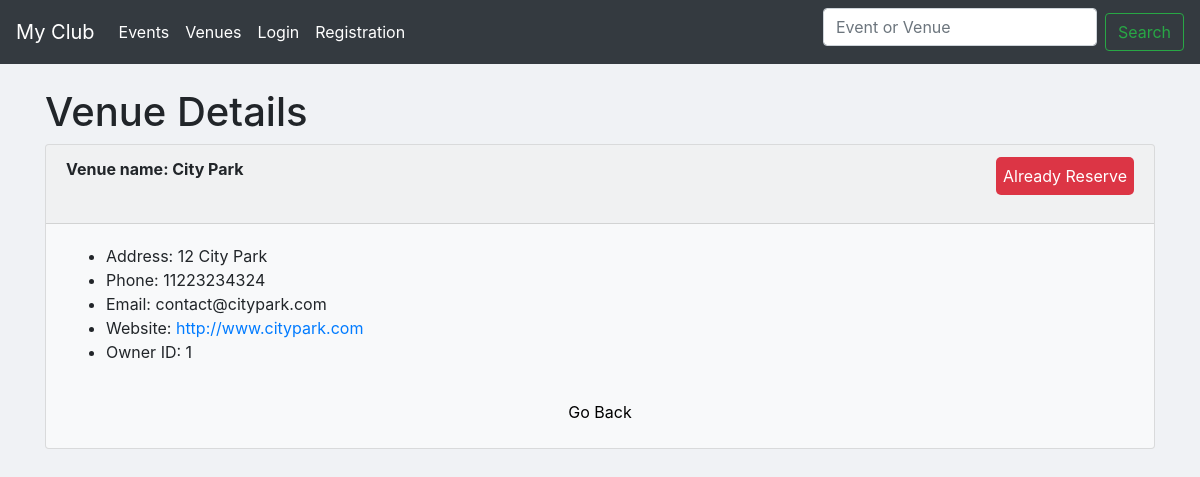
The app's page /show-venue/venuid?9/, older data.
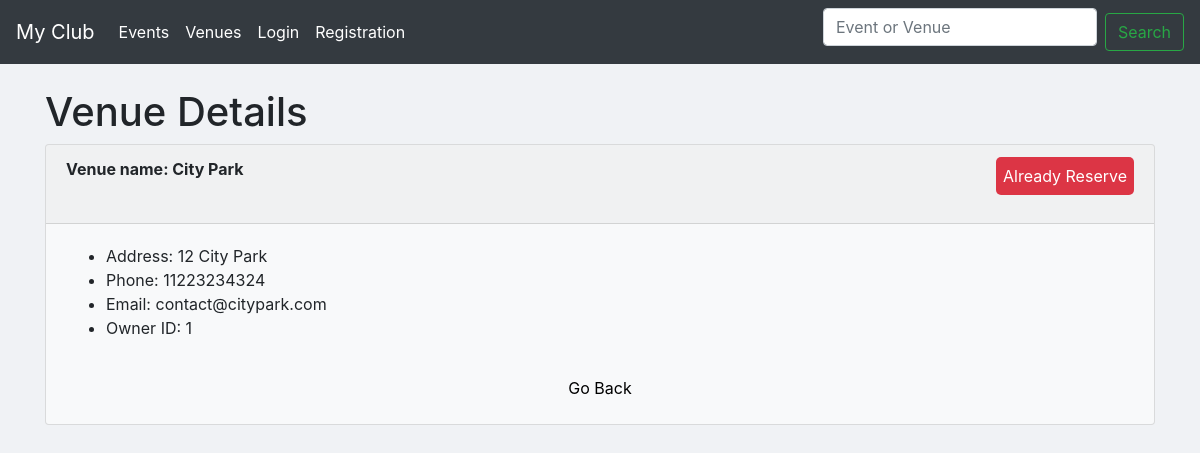
The same page, newer data.
### events/models.py (models this page shows, shortened)
class Venue(models.Model):
	name = models.CharField(verbose_name='Venue name', max_length=120)
	address = models.CharField(max_length=300)
	zip_code = models.CharField('Zip Code',max_length=10,blank=True)
	phone = models.CharField('Contact phone',max_length=15,blank=True)
	web = models.URLField('Website address', blank=True)
	email = models.EmailField('Email address',blank=True)
	owner = models.PositiveIntegerField(verbose_name='Venue Owner', blank=False, default=1)
	book = models.BooleanField(default=False, blank=True)

### events/views.py (the view)
# urls.py: path('show-venue/venuid?<venue_id>/', views.show_venue, name='show-venue'),
def show_venue(request, venue_id):
	try:
		venue = Venue.objects.get(pk=venue_id)
	except VenuesModel.DoesNotExist:
            return HttpResponse('Exception: Data Not Found')
	return render(request, 'events/show_venue.html', {'venue':venue})

### events/templates/events/show_venue.html
{% extends 'events/base.html' %}
    {% block content %}
      <h1>Venue Details</h1>
          <div class="card bg-light mb-3">
            <div class="card-header"><b>Venue name: {{venue.name | title}}</b>
              {% if venue.book == 1 %}
              <p class="float-right disabled" style="color:white;padding: 7px;background-color: #dc3545; border-radius: 5px;">Already Reserve</p>
              {% else %}
              <a class="btn btn-primary float-right text-light" >Reserve Now</a>
              {% endif %}
            </div>
              <div class="card-body">
                <ul>
                  {% if venue.address %}
                  <li>Address: {{venue.address}}</li>
                  {% endif %}
                  {% if venue.phone %}
                  <li>Phone: {{venue.phone}}</li>
                  {% endif %}
                  {% if venue.email %}
                  <li>Email: {{venue.email}}</li>
                  {% endif %}
                  {% if venue.web %}
                  <li>Website: <a href="{{venue.web}}" target="_blank">{{venue.web}}</a></li>
                  {% endif %}
                  {% if venue.owner %}
                  <li>Owner ID: {{venue.owner}}</li>
                  {% endif %}
                </ul>
              </div>
              <div class="text-center">
                <a id="back" style="padding:8px;text-decoration: none;color: black;" href="{% url 'list-venue' %}">Go Back</a><br><br>
              </div>
          </div>
    {% endblock content %}

Row changes from the older to the newer data that the page shows:
changed Venue "City Park": web "http://www.citypark.com" → (not shown)
Text that changed along with them:
text no longer shown: "Website:"
